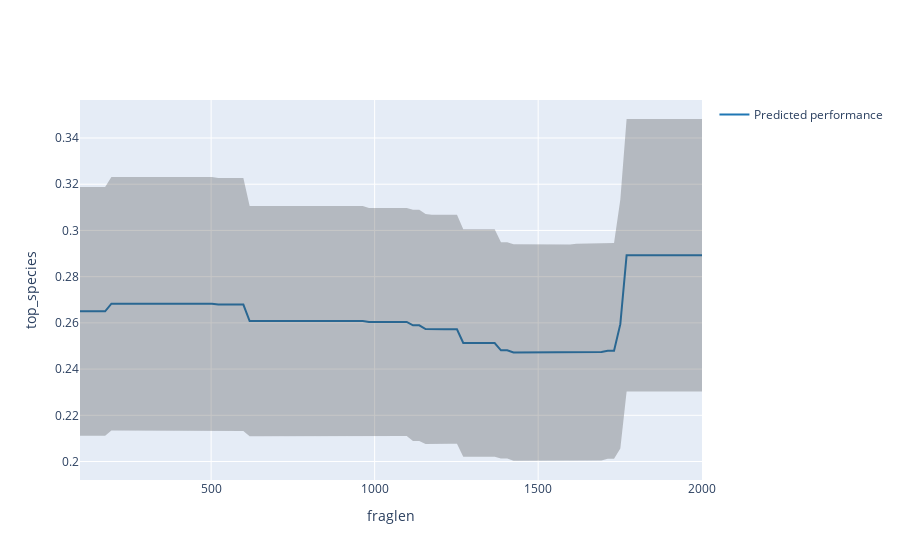
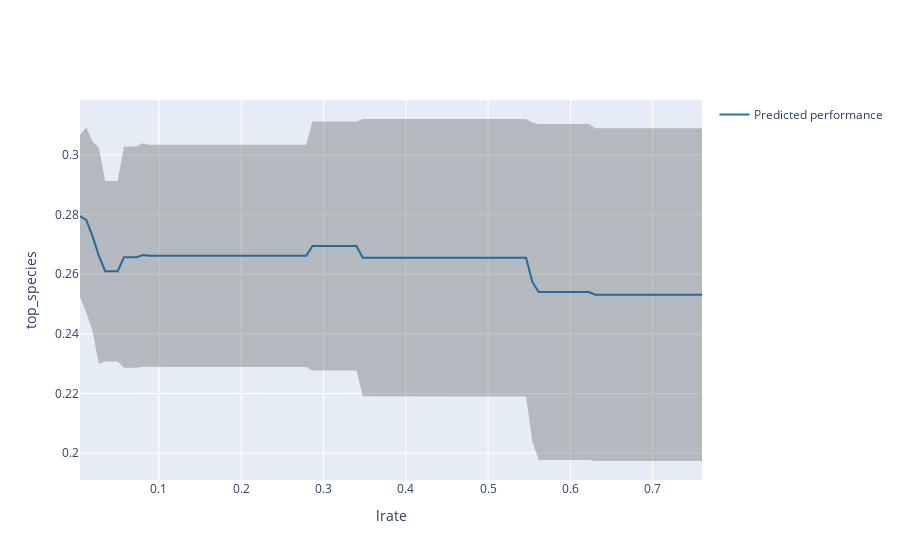
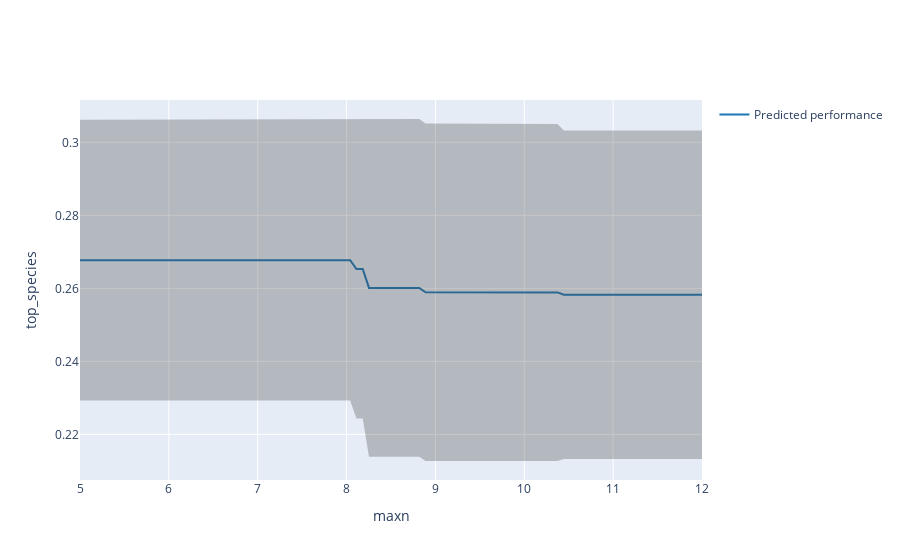
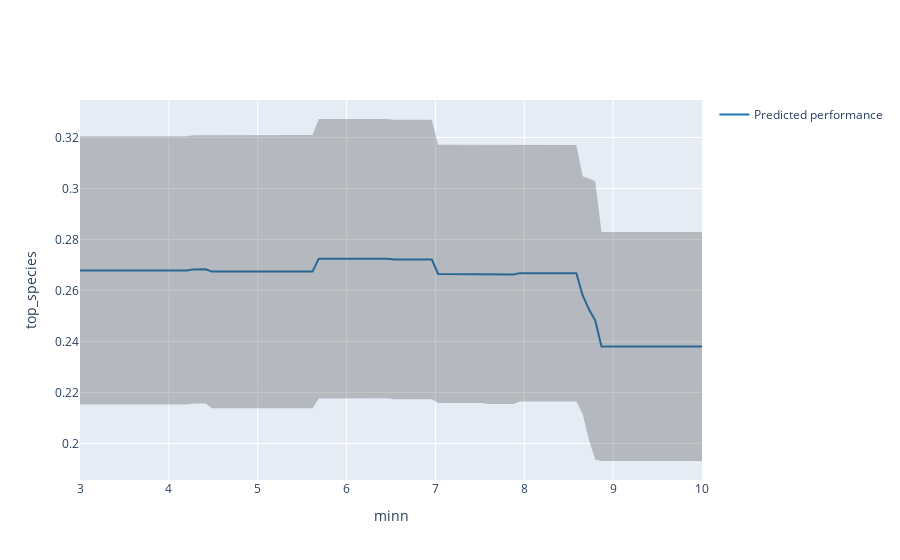

Write notebook code for charts like these, in order.
### Code cell
import fanova.fanova
import fanova.visualizer
import pandas as pd
import numpy as np
import plotly.express as px
from itables import init_notebook_mode, show
import glob
import pathlib as pl
import pickle
import pprint
import plotly.graph_objects as go
import itertools as it


# Specify the path
path = "misc/phastdna_galiez_species_filtertaxopt_e1_master/all_reports/*/Optimisation_report.xlsx"
run_name = pl.Path(path).parts[-4]

# Find all xlsx files in the path
report_files = glob.glob(path)
print(report_files)

report_dfs = []
for file in report_files:
    taxname = pl.Path(file).parts[-2]
    report_df = pd.read_excel(file)
    uniq_species = species_count_host.loc[species_count_host['family'] == taxname, 'count'].iloc[0]
    viruses_num = len(df.loc[df['host_family'] == taxname, 'host_species'])
    report_df['uniq_species'] = uniq_species
    report_df['viruses_num'] = viruses_num
    report_df['taxname'] = f"{taxname} ({uniq_species} uniq. sp./{viruses_num} vir)"
    report_dfs.append(report_df)
combined_reports = pd.concat(report_dfs)

show(combined_reports)

subset = combined_reports.loc[combined_reports['taxname'].str.contains("Bacillaceae")]
show(subset)
# subset_hyper = subset[['fraglen', 'lrate', 'maxn', 'minn', 'noise', 'ulr']].to_numpy(dtype=[('fraglen', np.int64), ('lrate', np.float64), ('maxn', np.int64), ('minn', np.int64), ('noise', np.int64), ('ulr', np.float64)])
subset_hyper = subset[['fraglen', 'lrate', 'maxn', 'minn', 'noise', 'ulr']].to_numpy()
hyper_bounds = {
    'fraglen': (100 - 1, 2000 + 1),
    'lrate': (0.005 - 0.001, 0.75 + 0.01),
    'maxn': (6 - 1, 11 + 1),
    'minn': (4 - 1, 9 + 1),
    'noise': (100 - 1, 20000 + 1),
    'ulr': (50 - 1, 500 + 1)
}
config_space = fanova.ConfigSpace.ConfigurationSpace(hyper_bounds)
print(config_space)
print(config_space.get_hyperparameters())
# subset_hyper = subset[['fraglen', 'lrate', 'maxn', 'minn', 'noise', 'ulr']].to_csv("misc/phastdna_galiez_species_filtertaxopt_e1_master/all_reports/subset_hyper.csv", index=False)
# subset_perf = subset[['top_species']].to_numpy(dtype=[('top_species', np.float64)])
subset_perf = subset[['top_species']].to_numpy()
show(subset_perf)

# f = fanova.fANOVA(subset_hyper, subset_perf)
f = fanova.fANOVA(subset_hyper, subset_perf, config_space=config_space, seed=1)
pprint.pprint(f.quantify_importance(list(hyper_bounds.keys())))
pprint.pprint(f.get_triple_marginals(list(hyper_bounds.keys())))
print(f.get_most_important_pairwise_marginals())
print(f.cs)
# fanova.ConfigSpace.ConfigurationSpace(configuration_space)
vis = fanova.visualizer.Visualizer(f, config_space, "misc/phastdna_galiez_species_filtertaxopt_e1_master/all_reports/fanova_plots/")
# hyper_tuples = list(it.combinations(hyper_bounds.keys(), 2))
# print(hyper_tuples)
pairwise_marginal_dict = f.get_most_important_pairwise_marginals()
pprint.pprint(pairwise_marginal_dict[('noise', 'ulr')])
for hyper in hyper_bounds:
    marginal = vis.generate_marginal(hyper)
    # pairwise_marginal = pairwise_marginal_dict[hyper]
    vis.plot_marginal(hyper)
    fig = go.Figure([
    go.Scatter(
        name='Predicted performance',
        x=marginal[2],
        y=marginal[0],
        mode='lines',
        line=dict(color='rgb(31, 119, 180)'),
    ),
    go.Scatter(
        name='Upper Bound std',
        x=marginal[2],
        y=marginal[0] + marginal[1],
        mode='lines',
        marker=dict(color="#444"),
        line=dict(width=0),
        showlegend=False
    ),
    go.Scatter(
        name='Lower Bound std',
        x=marginal[2],
        y=marginal[0] - marginal[1],
        marker=dict(color="#444"),
        line=dict(width=0),
        mode='lines',
        fillcolor='rgba(68, 68, 68, 0.3)',
        fill='tonexty',
        showlegend=False
    )
    ])
    fig.update_layout(
        yaxis_title='top_species',
        xaxis_title=f'{hyper}',
        # title='Marginal Plot for lrate',
        hovermode="x"
    )
    fig.show()
# marginal = vis.generate_marginal("lrate")
# pprint.pprint(marginal)
# vis.plot_marginal("lrate")
# fig = go.Figure([
#     go.Scatter(
#         name='Predicted performance',
#         x=marginal[2],
#         y=marginal[0],
#         mode='lines',
#         line=dict(color='rgb(31, 119, 180)'),
#     ),
#     go.Scatter(
#         name='Upper Bound std',
#         x=marginal[2],
#         y=marginal[0] + marginal[1],
#         mode='lines',
#         marker=dict(color="#444"),
#         line=dict(width=0),
#         showlegend=False
#     ),
#     go.Scatter(
#         name='Lower Bound std',
#         x=marginal[2],
#         y=marginal[0] - marginal[1],
#         marker=dict(color="#444"),
#         line=dict(width=0),
#         mode='lines',
#         fillcolor='rgba(68, 68, 68, 0.3)',
#         fill='tonexty',
#         showlegend=False
#     )
# ])
# fig.update_layout(
#     yaxis_title='top_species',
#     xaxis_title='lrate',
#     title='Marginal Plot for lrate',
#     hovermode="x"
# )
# fig.show()

for pair, importance in pairwise_marginal_dict.items():
    data = vis.generate_pairwise_marginal(pair)
    # pprint.pprint(data[1])

    # Extract the data
    x = data[0][0]
    y = data[0][1]
    z = data[1]

    # Create the surface plot
    fig = go.Figure(data=[go.Surface(x=x, y=y, z=z)])

    # Set the plot layout
    fig.update_layout(
        title=f'3D Surface Plot for {pair}: {importance} importance',
        scene=dict(
            xaxis_title=pair[0],
            yaxis_title=pair[1],
            zaxis_title='top_species'
        )
    )

    # Show the plot
    fig.show()

# data = vis.generate_pairwise_marginal([0, 5])
# pprint.pprint(data[1])

# # Extract the data
# x = data[0][0]
# y = data[0][1]
# z = data[1]

# # Create the surface plot
# fig = go.Figure(data=[go.Surface(x=x, y=y, z=z)])

# # Set the plot layout
# fig.update_layout(
#     title='3D Surface Plot',
#     scene=dict(
#         xaxis_title='X',
#         yaxis_title='Y',
#         zaxis_title='Z'
#     )
# )

# # Show the plot
# fig.show()

# vis.create_all_plots()

# figx = pickle.load(open('misc/phastdna_galiez_species_filtertaxopt_e1_master/all_reports/fanova_plots/interactive_plots/fraglen_ulr.fig.pkl', 'rb'))
# figx.show()
